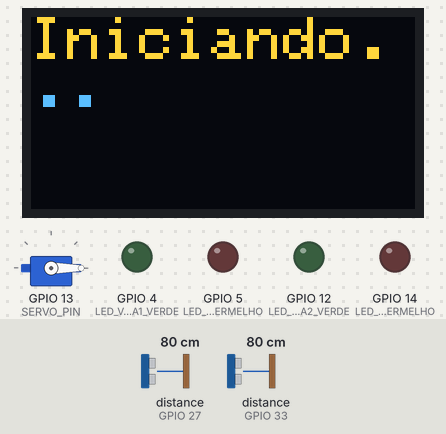
This program was run on a simulated ESP32. Shown: 128×64 one-colour display, servo, output pins drawn as LEDs (lit = HIGH). Wiring (inferred from the names in the program): 2 × ultrasonic range finder: trigger GPIO 26, echo GPIO 27 / trigger GPIO 32, echo GPIO 33; IR receiver: data GPIO 25. The test bench sets the inputs (shaded band); at power-on: distance to the obstacle (sensors on GPIO 27, GPIO 33) 80 cm. The echo pulse lasts 58.3 µs per cm; the OLED is the two-colour kind (top 16 rows yellow); WiFi joins after 1.5 s; servers stay silent unless stated; storage starts empty; pins used as bus, display or sensor lines are not drawn; what the program prints to the serial monitor is not drawn.

Above: at 2.2 s.
At 4.8 s:
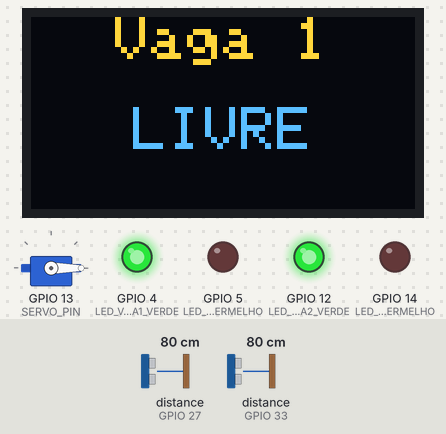
4.9 s: distance to the obstacle (sensor on GPIO 27) set to 18 cm
6.8 s: distance to the obstacle (sensor on GPIO 27) set to 14 cm
At 8.3 s:
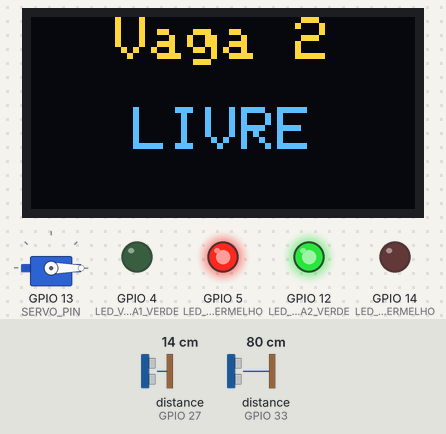
9.0 s: distance to the obstacle (sensor on GPIO 33) set to 21 cm
10.9 s: distance to the obstacle (sensor on GPIO 33) set to 17 cm
At 12.6 s:
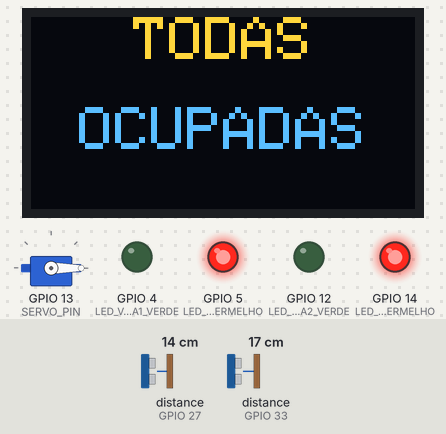
13.0 s: distance to the obstacle (sensor on GPIO 27) set to 35 cm
At 14.6 s:
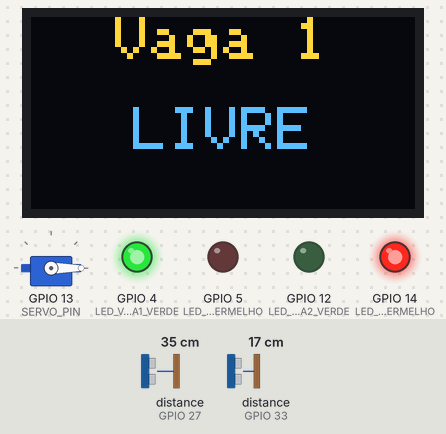
Timing chart, 0 to 16.1 s (numbered marks = the images above; inputs shaded):
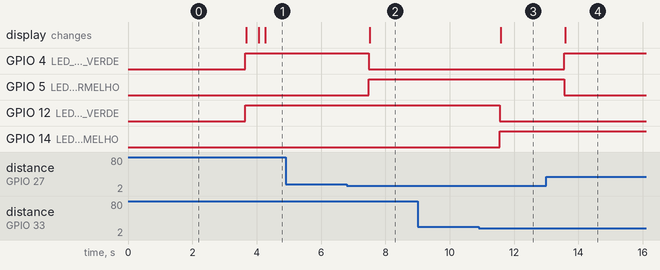

Measured:
- the behaviour switches between 17 and 16 cm on distance to the obstacle (sensor on GPIO 27) (found by bisection; images 1 and 2)
- the behaviour switches between 19 and 18 cm on distance to the obstacle (sensor on GPIO 33) (found by bisection; images 2 and 3)
- after the input at 4.9 s, every drawn part: stays the same
- after the input at 6.8 s, GPIO 4 (LED_VAGA1_VERDE): HIGH → LOW after 0.68 s; GPIO 5 (LED_VAGA1_VERMELHO): LOW → HIGH after 0.68 s; the display: changes after 0.72 s (image 2)
- after the input at 9.0 s, every drawn part: stays the same
- after the input at 10.9 s, GPIO 12 (LED_VAGA2_VERDE): HIGH → LOW after 0.66 s; GPIO 14 (LED_VAGA2_VERMELHO): LOW → HIGH after 0.66 s; the display: changes after 0.68 s (image 3)
- after the input at 13.0 s, GPIO 4 (LED_VAGA1_VERDE): LOW → HIGH after 0.57 s; GPIO 5 (LED_VAGA1_VERMELHO): HIGH → LOW after 0.57 s; the display: changes after 0.60 s (image 4)

The program:

main.cpp
```cpp
#include <Wire.h>
#include <Adafruit_GFX.h>
#include <Adafruit_SSD1306.h>
#include <ESP32Servo.h>
#include <WiFi.h>
#include <HTTPClient.h>
#include <MFRC522.h>
#include <SPI.h>
#include <ArduinoJson.h>
#include <SPIFFS.h>
#include <ArduinoOTA.h>

#define SCREEN_WIDTH 128
#define SCREEN_HEIGHT 64
#define OLED_RESET -1
#define SCREEN_ADDRESS 0x3C

#define SERVO_PIN 13
#define IR_PIN 25

#define LED_VAGA1_VERDE 4
#define LED_VAGA1_VERMELHO 5
#define LED_VAGA2_VERDE 12
#define LED_VAGA2_VERMELHO 14

#define SS_PIN   15
#define RST_PIN  2

#define SCK_PIN  18
#define MOSI_PIN 23
#define MISO_PIN 19

const char* ssid = "MOB-TAKAZONO";
const char* password = "970327takazono";
const char* api_url = "http://192.168.18.214:8000";
const char* ota_password = "987654321";
Servo servoMotor;
Adafruit_SSD1306 display(SCREEN_WIDTH, SCREEN_HEIGHT, &Wire, OLED_RESET);

MFRC522 rfid(SS_PIN, RST_PIN);

const int NUM_SENSORS = 2;
const int TRIG_PINS[NUM_SENSORS] = {26, 32};
const int ECHO_PINS[NUM_SENSORS] = {27, 33};

const float DISTANCE_THRESHOLD_VAGA1 = 16.92;
const float DISTANCE_THRESHOLD_VAGA2 = 18.54;
const unsigned long TRANSITION_DELAY = 10000; // Tempo para a transição de estado de ocupado para livre
const unsigned long DEBOUNCE_DELAY = 500; // Debounce para leituras de ocupação

unsigned long lastMeasurementMillis[NUM_SENSORS] = {0};
unsigned long lastOccupiedMillis[NUM_SENSORS] = {0};
unsigned long lastFreeMillis[NUM_SENSORS] = {0};
bool isOccupied[NUM_SENSORS] = {false};
bool isTransitioning[NUM_SENSORS] = {false};
bool isGateOpen = false;
bool isIRDetected = false;
unsigned long gateOpenedMillis = 0;
unsigned long lastIRDetectionMillis = 0;
unsigned long countdownMillis = 0;
bool countdownActive = false;

TaskHandle_t taskHandleGateControl;

void checkParkingSpace(int trigPin, int echoPin, unsigned long &lastMeasurementMillis, unsigned long &lastOccupiedMillis, unsigned long &lastFreeMillis, bool &isOccupied, bool &isTransitioning, float distanceThreshold);
float getDistance(int trigPin, int echoPin);
void displayCenteredText(const char* line1, const char* line2);
void openGate();
void closeGate();
void gateControlTask(void *pvParameters);
String readRFID();
bool checkUID(String uid);
bool registerTimestamp(String uid);
bool vagasDisponiveis();
void writeLog(String logEntry, String uid = "");
void readLog();

void setup() {
  Serial.begin(115200);

  if (!SPIFFS.begin(true)) {
    Serial.println("Falha ao montar o sistema de arquivos");
    return;
  }
  Serial.println("Sistema de arquivos montado com sucesso");

  // Inicializa o display OLED
  if (!display.begin(SSD1306_SWITCHCAPVCC, SCREEN_ADDRESS)) {
    Serial.println(F("Falha ao inicializar o display OLED"));
    for (;;);
  }

  display.clearDisplay();
  display.setTextSize(2);
  display.setTextColor(SSD1306_WHITE);
  display.setCursor(0, 0);
  display.print("Iniciando...");
  display.display();

  delay(2000);

  // Configura sensores de distância
  for (int i = 0; i < NUM_SENSORS; i++) {
    pinMode(TRIG_PINS[i], OUTPUT);
    pinMode(ECHO_PINS[i], INPUT);
    digitalWrite(TRIG_PINS[i], LOW);
  }

  // Configura os LEDs das vagas
  pinMode(LED_VAGA1_VERDE, OUTPUT);
  pinMode(LED_VAGA1_VERMELHO, OUTPUT);
  pinMode(LED_VAGA2_VERDE, OUTPUT);
  pinMode(LED_VAGA2_VERMELHO, OUTPUT);

  // Configura o servo motor e o sensor IR
  servoMotor.attach(SERVO_PIN, 500, 2400);
  pinMode(IR_PIN, INPUT);

  SPI.begin();
  rfid.PCD_Init();

  closeGate();

  // Conectar ao WiFi
  WiFi.begin(ssid, password);
  Serial.print("Conectando-se à rede WiFi");
  while (WiFi.status() != WL_CONNECTED) {
    delay(500);
    Serial.print(".");
  }
  Serial.println("Conectado à rede WiFi");
  Serial.print("Endereço IP: ");
  Serial.println(WiFi.localIP());

  ArduinoOTA.setPassword(ota_password);  // Define a senha OTA

  // Feedback de progresso OTA
  ArduinoOTA.onStart([]() {
    String type = (ArduinoOTA.getCommand() == U_FLASH) ? "sketch" : "filesystem";
    Serial.println("Iniciando atualização OTA: " + type);
  });

  ArduinoOTA.onEnd([]() {
    Serial.println("\nAtualização OTA finalizada.");
  });

  ArduinoOTA.onProgress([](unsigned int progress, unsigned int total) {
    Serial.printf("Progresso: %u%%\r", (progress / (total / 100)));
  });

  ArduinoOTA.onError([](ota_error_t error) {
    Serial.printf("Erro [%u]: ", error);
    if (error == OTA_AUTH_ERROR) {
      Serial.println("Falha de autenticação");
    } else if (error == OTA_BEGIN_ERROR) {
      Serial.println("Erro no início");
    } else if (error == OTA_CONNECT_ERROR) {
      Serial.println("Erro de conexão");
    } else if (error == OTA_RECEIVE_ERROR) {
      Serial.println("Erro no recebimento");
    } else if (error == OTA_END_ERROR) {
      Serial.println("Erro ao finalizar");
    }
  });

  // Iniciar o serviço OTA
  ArduinoOTA.begin();
  Serial.println("Pronto para atualização OTA");

  // Tarefa para controlar a cancela
  xTaskCreatePinnedToCore(
    gateControlTask,
    "Gate Control Task",
    2048,
    NULL,
    1,
    &taskHandleGateControl,
    1
  );
}

void loop() {

  ArduinoOTA.handle();
  int closestFreeIndex = -1;
  float minDistance = 1000;

  // Verificar ocupação das vagas apenas com os sensores de distância
  for (int i = 0; i < NUM_SENSORS; i++) {
    float distanceThreshold = (i == 0) ? DISTANCE_THRESHOLD_VAGA1 : DISTANCE_THRESHOLD_VAGA2;
    checkParkingSpace(TRIG_PINS[i], ECHO_PINS[i], lastMeasurementMillis[i], lastOccupiedMillis[i], lastFreeMillis[i], isOccupied[i], isTransitioning[i], distanceThreshold);
    float distance = getDistance(TRIG_PINS[i], ECHO_PINS[i]);
    if (!isOccupied[i] && distance < minDistance) {
      minDistance = distance;
      closestFreeIndex = i;
    }

    // Atualiza os LEDs das vagas
    if (i == 0) {
      if (isOccupied[i]) {
        digitalWrite(LED_VAGA1_VERDE, LOW);
        digitalWrite(LED_VAGA1_VERMELHO, HIGH);
      } else {
        digitalWrite(LED_VAGA1_VERDE, HIGH);
        digitalWrite(LED_VAGA1_VERMELHO, LOW);
      }
    } else if (i == 1) {
      if (isOccupied[i]) {
        digitalWrite(LED_VAGA2_VERDE, LOW);
        digitalWrite(LED_VAGA2_VERMELHO, HIGH);
      } else {
        digitalWrite(LED_VAGA2_VERDE, HIGH);
        digitalWrite(LED_VAGA2_VERMELHO, LOW);
      }
    }
  }

  // Exibe status no display
  display.clearDisplay();
  if (vagasDisponiveis() && closestFreeIndex != -1) {
    displayCenteredText(
      ("Vaga " + String(closestFreeIndex + 1)).c_str(),
      "LIVRE"
    );
  } else {
    displayCenteredText("TODAS", "OCUPADAS");
  }

  display.display();

  // Leitura do cartão RFID
  if (rfid.PICC_IsNewCardPresent() && rfid.PICC_ReadCardSerial()) {
    String uid = readRFID();
    Serial.print("UID detectado: ");
    Serial.println(uid);

    if (checkUID(uid)) {
      if (vagasDisponiveis()) { // Somente registra se houver vagas disponíveis
        openGate();
        gateOpenedMillis = millis();
        lastIRDetectionMillis = millis();
        countdownActive = false; // Reset countdown

        if (registerTimestamp(uid)) {
          Serial.println("Timestamp registrado.");
        } else {
          Serial.println("Erro ao registrar timestamp.");
        }
      } else {
        Serial.println("Não há vagas disponíveis. Não foi possível registrar timestamp.");
      }
    } else {
      Serial.println("UID não registrado.");
    }

    rfid.PICC_HaltA();
    rfid.PCD_StopCrypto1();
  }

  // Verificação do sensor IR
  isIRDetected = digitalRead(IR_PIN) == LOW;

  // Ativa a contagem regressiva se a cancela estiver aberta e o sensor IR detectar o carro saindo
  if (isGateOpen && !isIRDetected) {
    if (countdownActive) {
      if (millis() - countdownMillis >= TRANSITION_DELAY) {
        closeGate();
        countdownActive = false;
      }
    } else {
      countdownMillis = millis();
      countdownActive = true;
    }
  } else {
    countdownActive = false;
  }

  // Verifica comandos enviados pelo terminal serial
  if (Serial.available()) {
    String command = Serial.readStringUntil('\n');
    command.trim();  // Remove espaços em branco e quebras de linha extras

    // Se o comando for "logs", lê e exibe os logs no console
    if (command.equalsIgnoreCase("logs")) {
      readLog();
    }
  }

  delay(100);
}


// Função para verificar estado de ocupação das vagas
void checkParkingSpace(int trigPin, int echoPin, unsigned long &lastMeasurementMillis, unsigned long &lastOccupiedMillis, unsigned long &lastFreeMillis, bool &isOccupied, bool &isTransitioning, float distanceThreshold) {
  long duration;
  float distance;

  // Gera um pulso para o sensor ultrassônico
  digitalWrite(trigPin, LOW);
  delayMicroseconds(2);
  digitalWrite(trigPin, HIGH);
  delayMicroseconds(10);
  digitalWrite(trigPin, LOW);

  duration = pulseIn(echoPin, HIGH);
  distance = (duration / 2.0) * 0.0344; // Converte a duração do pulso em distância

  unsigned long currentMillis = millis();


  // Verifica se o objeto está dentro do limite de distância para considerar a vaga ocupada
  if (distance < distanceThreshold) {
    if (!isOccupied && !isTransitioning) {
      lastOccupiedMillis = currentMillis;
      isTransitioning = true;
    } else if (isTransitioning && currentMillis - lastOccupiedMillis >= DEBOUNCE_DELAY) {
      isOccupied = true;
      isTransitioning = false;
    }
  } else {
    if (isOccupied && !isTransitioning) {
      lastFreeMillis = currentMillis;
      isTransitioning = true;
    } else if (isTransitioning && currentMillis - lastFreeMillis >= DEBOUNCE_DELAY) {
      isOccupied = false;
      isTransitioning = false;
    }
  }
}

// Função para obter a distância
float getDistance(int trigPin, int echoPin) {
  digitalWrite(trigPin, LOW);
  delayMicroseconds(2);
  digitalWrite(trigPin, HIGH);
  delayMicroseconds(10);
  digitalWrite(trigPin, LOW);
  long duration = pulseIn(echoPin, HIGH);
  float distance = (duration / 2.0) * 0.0344;
  return distance;
}

// Exibe texto centralizado no display OLED
void displayCenteredText(const char* line1, const char* line2) {
  display.clearDisplay();
  display.setTextSize(2);
  display.setTextColor(SSD1306_WHITE);
  int16_t x1, y1;
  uint16_t w, h;
  display.getTextBounds(line1, 0, 0, &x1, &y1, &w, &h);
  display.setCursor((SCREEN_WIDTH - w) / 2, 0);
  display.print(line1);
  display.getTextBounds(line2, 0, 0, &x1, &y1, &w, &h);
  display.setCursor((SCREEN_WIDTH - w) / 2, 30);
  display.print(line2);
  display.display();
}

// Abre a cancela
void openGate() {
  servoMotor.write(90); // Angulo para abrir a cancela
  isGateOpen = true;
}

// Fecha a cancela
void closeGate() {
  servoMotor.write(0); // Angulo para fechar a cancela
  isGateOpen = false;
}

// Tarefa para controlar a cancela
void gateControlTask(void *pvParameters) {
  while (true) {
    // Verificação do sensor IR
    isIRDetected = digitalRead(IR_PIN) == LOW;

    // Verifica se a cancela deve ser fechada
    if (isGateOpen && !isIRDetected) {
      if (countdownActive) {
        if (millis() - countdownMillis >= TRANSITION_DELAY) {
          closeGate();
          countdownActive = false;
        }
      } else {
        countdownMillis = millis();
        countdownActive = true;
      }
    } else {
      countdownActive = false;
    }

    vTaskDelay(100 / portTICK_PERIOD_MS);
  }
}

// Lê o cartão RFID
// Função para ler o UID do cartão RFID
String readRFID() {
  String uid = "";
  for (byte i = 0; i < rfid.uid.size; i++) {
    uid += String(rfid.uid.uidByte[i], HEX);
  }
  uid.toUpperCase();

  String logEntry = "Tentativa de acesso RFID: UID = " + uid + " em " + String(millis());
  writeLog(logEntry, uid);

  return uid;
}

// Função para verificar se o UID é válido
bool checkUID(String uid) {
  HTTPClient http;
  String endpoint = api_url + String("/check_uid/") + uid;
  http.begin(endpoint);
  int httpCode = http.GET();

  if (httpCode == 200) {
    String payload = http.getString();
    Serial.println("Resposta do servidor:");  // Para depuração
    Serial.println(payload);                  // Para depuração

    StaticJsonDocument<200> doc;
    deserializeJson(doc, payload);

    const char* message = doc["message"];  // Verificar o campo "message"
    Serial.print("Mensagem do servidor: ");
    Serial.println(message);  // Para depuração

    bool isValid = (String(message) == "UID registrado");
    Serial.print("Validação do UID: ");
    Serial.println(isValid);  // Para depuração

    http.end();
    return isValid;
  }

  http.end();
  return false;
}


// Função para registrar timestamp (verifique se o endpoint está correto também)
bool registerTimestamp(String uid) {
  HTTPClient http;
  String endpoint = api_url + String("/timestamps?uid=") + uid; // Adiciona UID como parâmetro de query
  http.begin(endpoint);
  int httpCode = http.POST("");

  if (httpCode == 200) {
    String logEntry = "Timestamp registrado para UID = " + uid + " em " + String(millis());
    writeLog(logEntry, uid);
    http.end();
    return true;
  }
  String logEntry = "Falha ao registrar timestamp para UID = " + uid;
  writeLog(logEntry, uid);
  http.end();
  return false;
}

// Função para verificar se há vagas disponíveis
bool vagasDisponiveis() {
  for (int i = 0; i < NUM_SENSORS; i++) {
    if (!isOccupied[i]) {
      return true;
    }
  }
  return false;
}


void writeLog(String logEntry, String uid) {
  File file = SPIFFS.open("/access_log.txt", FILE_APPEND);
  if (!file) {
    Serial.println("Erro ao abrir o arquivo para gravar");
    return;
  }

  // Se um UID for passado, adiciona ao log
  if (uid != "") {
    logEntry = logEntry + " (UID: " + uid + ")";
  }

  file.println(logEntry);
  file.close();
}

void readLog() {
  File file = SPIFFS.open("/access_log.txt", FILE_READ);
  if (!file) {
    Serial.println("Erro ao abrir o arquivo de log");
    return;
  }
  Serial.println("Log de acessos:");
  while (file.available()) {
    Serial.println(file.readStringUntil('\n'));
  }
  file.close();
}
```
